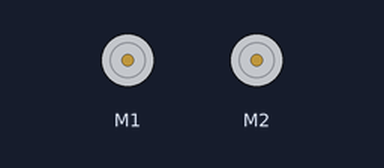
The sketch below on a simulated Arduino Uno, built with avr-gcc and run on an emulated ATmega328P. On the bench: 2 × DC motor (green arrow = forward, orange = backward, longer = faster). What the sketch prints to the serial monitor is not drawn.

Above: at 10.7 s.
Timing chart, 0 to 14.6 s (numbered marks = the images above):
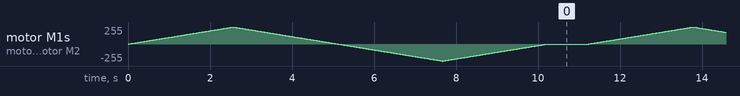

The sketch:

twoMotorsTest.ino
```cpp
#include <Adafruit_MotorShield.h> //imported

Adafruit_MotorShield AFMS = Adafruit_MotorShield();

Adafruit_DCMotor *motor1 = AFMS.getMotor(1);
Adafruit_DCMotor *motor2 = AFMS.getMotor(2);

void setup() {
  Serial.begin(9600);           // set up Serial library at 9600 bps
  Serial.println("Adafruit Motorshield v2 - DC Motor test!");

  if (!AFMS.begin()) {         // create with the default frequency 1.6KHz
  // if (!AFMS.begin(1000)) {  // OR with a different frequency, say 1KHz
    Serial.println("Could not find Motor Shield. Check wiring.");
    while (1);
  }
  Serial.println("Motor Shield found.");

  // Set the speed to start, from 0 (off) to 255 (max speed)
  motor1->setSpeed(150);
  motor1->run(FORWARD);
  // turn on motor
  motor1->run(RELEASE);
  motor2->setSpeed(150);
  motor2->run(FORWARD);
  // turn on motor
  motor2->run(RELEASE);
}

void loop() {
  uint8_t i;

  Serial.print("tick");

  motor1->run(FORWARD);
  motor2->run(FORWARD);
  for (i=0; i<255; i++) {
    motor1->setSpeed(i);
    motor2->setSpeed(i);
    delay(10);
  }
  for (i=255; i!=0; i--) {
    motor1->setSpeed(i);
    motor2->setSpeed(i);
    delay(10);
  }

  Serial.print("tock");

  motor1->run(BACKWARD);
  motor2->run(BACKWARD);
  for (i=0; i<255; i++) {
    motor1->setSpeed(i);
    motor2->setSpeed(i);
    delay(10);
  }
  for (i=255; i!=0; i--) {
    motor1->setSpeed(i);
    motor2->setSpeed(i);
    delay(10);
  }

  Serial.print("tech");
  motor1->run(RELEASE);
  motor2->run(RELEASE);
  delay(1000);
}
```

playground.ino
```cpp

```
